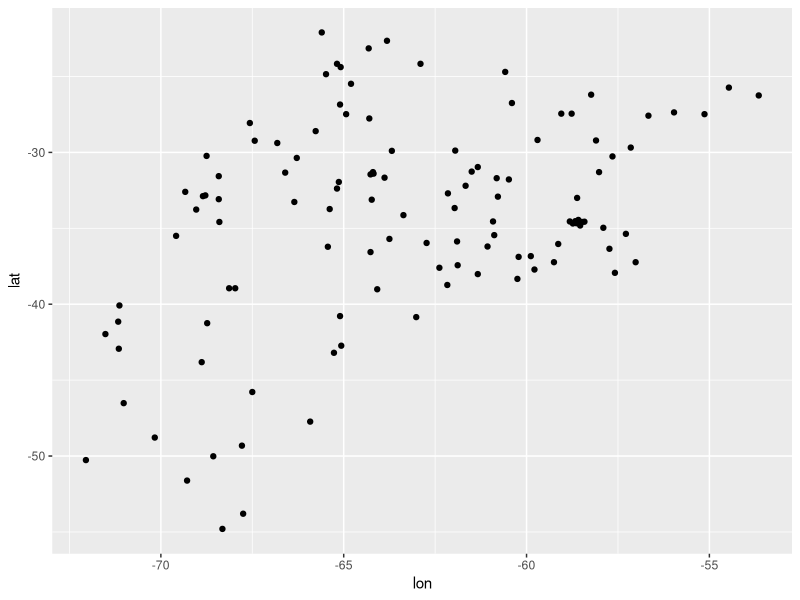
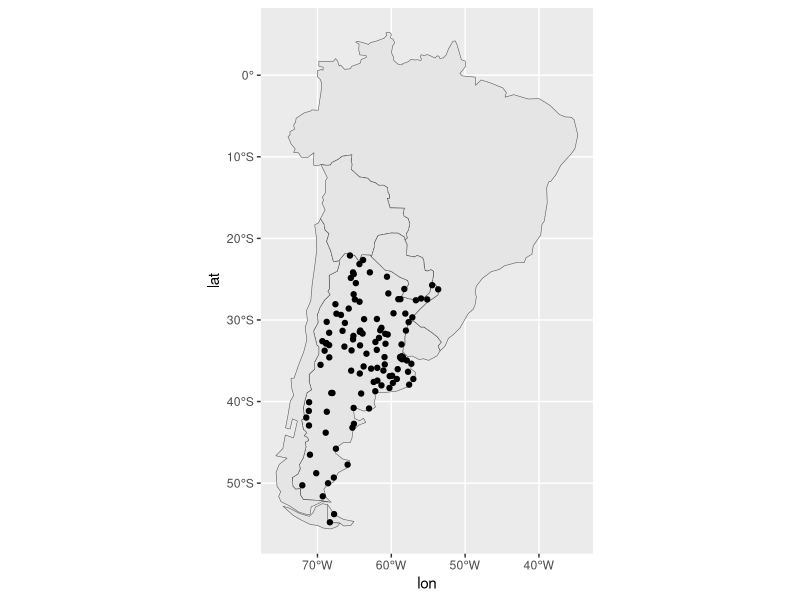

Generate these figures, in order, with R: (Note: this script raises an error after producing the figures.)
## ---- chunk 1
knitr::opts_chunk$set(echo = TRUE)
## ---- chunk 2
library(readr)
estaciones <- read_csv("datos/estaciones_smn.csv")
## ---- chunk 3
library(ggplot2)
ggplot(estaciones, aes(x=lon, y=lat)) +
  geom_point()
## ---- chunk 4
library(rnaturalearth)
mapa <- ne_countries(country = c("argentina", "uruguay", "chile", "brazil",
                                 "paraguay", "bolivia"), 
                     returnclass = "sf")

str(mapa)
## ---- chunk 5
ggplot(mapa) +
  geom_sf() +
  geom_point(data = estaciones, mapping = aes(lon,lat))
## ---- chunk 6
library(terra)
library(sf)

suelos <- vect("datos/suelos_argentina_1_500")

suelos_atlas <- st_as_sf(suelos)
## ---- chunk 7
ggplot(suelos_atlas) +
  geom_sf(aes(fill = orden_sue3)) +
  coord_sf(ylim = c(-40,-50), xlim = c(-70, -65)) +
  theme_minimal() +
  labs(title = "Tipo de suelos de Argentina",
       fill = "Tipo de suelos",
       x = "Longitud",
       y = "Latitud")
